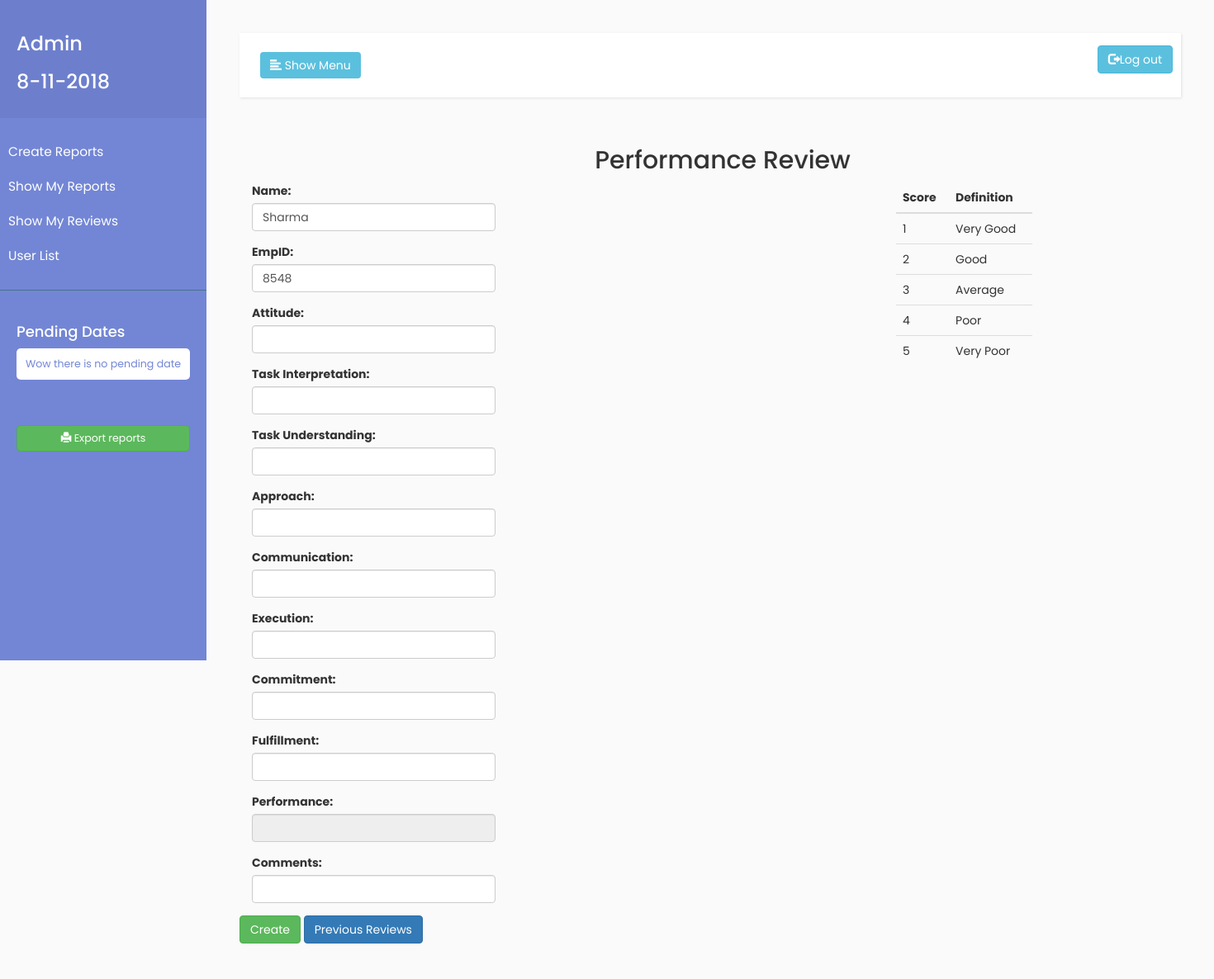
The app's page /review/8548 (signed in) with its own data.
### report/models.py (models this page shows, shortened)
class CustomUser(AbstractUser):
    objects         = CustomUserManager()
    id              = models.AutoField(primary_key=True)
    primary_project = models.CharField(max_length=250)
    Empid           = models.IntegerField()
    EmpName         = models.CharField(max_length=250)
    date_join       = models.DateField(blank=True, null=True)
    primary_process = models.CharField(max_length=250)
    processwillInclude = models.CharField(blank=True, max_length=250)
    Designation = models.CharField(blank=True, max_length=250, null=True)

### report/views.py (the view)
# urls.py: url(r'^review/(?P<eid>\d+)$', views.review, name='review'),
def review(request,eid):
    if request.user.is_authenticated:
        result_set = get_object_or_404(CustomUser, Empid=eid)
        if request.method =="POST":
            form = ReviewForm(request.POST)
            request.POST = request.POST.copy()
            if form.is_valid():
                form.save()
                return redirect('userlist')
            else:
                print("invalid")
        else:
            form = ReviewForm()
        return render(request, 'review/review.html',{'form':form,'data':result_set})

### report/forms.py
class ReviewForm(forms.ModelForm):
    class Meta:
        model = Review
        fields=('Name', 'EmpID','Attitude','TaskInterpretation','TaskUnderstanding','Approach','Communication','Execution','Commitment','Fulfillment','Performance','Comments')

### report/templates/review/review.html (shortened to what this page needs)
{% extends 'base.html'%}
{% block content %}
  {% if user.is_superuser %}
  <div class="container">
  <h2 align="center">Performance Review</h2>
  <div class="row">
  <div class="col-sm-3 col-md-6 col-lg-8">
      <form method="post" >
	         <div class="form-group row"><div class="col-xs-5"><label for="id_Name">Name:</label> <input type="text" name="Name" class="form-control"  id="id_Name" value="{{data.EmpName}}"></div></div>
	    <div class="form-group row"><div class="col-xs-5"><label for="id_EmpID">EmpID:</label> <input type="number" name="EmpID" class="form-control" id="id_EmpID" value="{{data.Empid}}"></div></div>
	    <div class="form-group row"><div class="col-xs-5"><label for="id_Attitude">Attitude:</label> <input type="number" min="1" max="5"  step="any" name="Attitude" class="form-control" id="id_Attitude"></div></div>
	    <div class="form-group row"><div class="col-xs-5"><label for="id_TaskInterpretation">Task Interpretation:</label> <input type="number" min="1" max="5" step="any" name="TaskInterpretation" class="form-control" id="id_TaskInterpretation"></div></div>
	    <div class="form-group row"><div class="col-xs-5"><label for="id_TaskUnderstanding">Task Understanding:</label> <input type="number" name="TaskUnderstanding" min="1" max="5" step="any" class="form-control" id="id_TaskUnderstanding"></div></div>
	    <div class="form-group row"><div class="col-xs-5"><label for="id_Approach">Approach:</label> <input type="number" min="1" max="5" step="any" name="Approach" class="form-control" id="id_Approach"></div></div>
	    <div class="form-group row"><div class="col-xs-5"><label for="id_Communication">Communication:</label> <input type="number" min="1" max="5" step="any" name="Communication" class="form-control" id="id_Communication"></div></div>
	    <div class="form-group row"><div class="col-xs-5"><label for="id_Execution">Execution:</label> <input type="number" step="any" min="1" max="5" name="Execution" class="form-control" id="id_Execution"></div></div>
	    <div class="form-group row"><div class="col-xs-5"><label for="id_Commitment">Commitment:</label> <input type="number" step="any" min="1" max="5" name="Commitment" class="form-control" id="id_Commitment"></div></div>
	    <div class="form-group row"><div class="col-xs-5"><label for="id_Fulfillment">Fulfillment:</label> <input type="number" step="any" min="1" max="5" name="Fulfillment" class="form-control" id="id_Fulfillment"></div></div>
	    <div class="form-group row"><div class="col-xs-5"><label for="id_Performance">Performance:</label> <input type="number" step="any" min="1" max="5" name="Performance" class="form-control" id="id_Performance" onfocus="add_number()" readonly="true"></div></div>
	    <div class="form-group row"><div class="col-xs-5"><label for="id_Comments">Comments:</label> <input type="text" name="Comments" class="form-control"  id="id_Comments"></div></div>
	        <div class="form-group row">
         	<button type="submit"  class="btn btn-success">Create</button>
         	<tr><td value ="{{data.EmpName}}" name="{{data.Empid}}" id="myTable"><a href="/reviewlist/{{data.Empid}}" class="btn btn-primary btn-md">Previous Reviews</a></td></tr>
        </div></form>
    </div>
    <div class="col-sm-9 col-md-6 col-lg-2">
    	<table class="table">
	    <thead>
	      <tr>
	        <th>Score</th>
	        <th>Definition</th>
	      </tr>
	    </thead>
	    <tbody>
	      <tr><td>1</td><td>Very Good</td></tr>
	      <tr><td>2</td><td>Good</td></tr>
	      <tr><td>3</td><td>Average</td></tr>
	      <tr><td>4</td><td>Poor</td></tr>
	      <tr><td>5</td><td>Very Poor</td></tr></tbody></table>
    </div></div></div>
  {% elif user.is_active %}
    <h1>You are customer user</h1>
    {% else %}
<p> you are not superuser login as supper user to create users</p>
<p><a href="{% url 'login' %}">Log In </a></p>
{% endif %}
{%endblock%}

### templates/base.html (shortened to what this page needs)
{% load static %}
<!DOCTYPE html>
<html>
    <head>
        <link href="{% static 'css/bootstrap.min.css' %}" rel="stylesheet" type= "image/gif" size = "16x16">
        <link rel="stylesheet" href="https://maxcdn.bootstrapcdn.com/bootstrap/3.3.7/css/bootstrap.min.css">
        <link href="{% static 'css/style2.css' %}" rel="stylesheet">
        <link rel="stylesheet" href="https://cdnjs.cloudflare.com/ajax/libs/malihu-custom-scrollbar-plugin/3.1.5/jquery.mCustomScrollbar.min.css">
    </head>
    <body>
        <div class="wrapper">
            <nav id="sidebar">
                <div class="sidebar-header">
                    <h3>{{ user.username|title }}</h3>
					<h3 id="today_date"></h3>
                </div>
                <ul class="list-unstyled components">
                	<li>
                       <a href="/reports">Create Reports</a>
                    </li>
                    <li>
                       <a href="/reportlist">Show My Reports</a>
                    </li>
                    <li>
                       <a href="/reviewlist">Show My Reviews</a>
                    </li>
                    {% if user.is_superuser %}
                    <li>
                        <a href="/userlist">User List</a>
                    </li>
                    {% endif %}
                </ul>
                <ul class="list-unstyled CTAs">
                	{% if 'userlist' not in request.path%}
                		{%if 'signup' not in request.path%}
                		 {%if 'editreports' not in request.path%}
                		 {%if 'export' not in request.path%}
		                	<h4>Pending Dates</h4>
		                    {%for date in dates%}
		                    <li><a class="download">{{date.weekday}}</a></li>
		                    {% empty %}
		                     <li><a class="download">Wow there is no pending date</a></li>
		                    {%endfor%}
		                 {% endif %}
		                 {% endif %}
		                {% endif %}
                    {% endif %}
                </ul>
                <ul class="list-unstyled CTAs">
                	{% if user.is_superuser %}
                    <a href="{% url 'export_users_xls' %}" class="btn btn-success btn-md">
			          <span class="glyphicon glyphicon-print"></span> Export reports
			        </a>
                    {% endif %}
                </ul>
            </nav>
            <div id="content">
                <nav class="navbar navbar-default">
                    <div class="container-fluid">
                        <div class="navbar-header">
                            <button type="button" id="sidebarCollapse" class="btn btn-info navbar-btn">
                                <i class="glyphicon glyphicon-align-left"></i>
                                <span>Show Menu</span>
                            </button>
                        </div>
						<div class="navbar-header navbar-right">
                            <ul class="nav navbar-nav navbar-right">
                                <a href="/logout" class="btn btn-info btn-md">
						        <span class="glyphicon glyphicon-log-out"></span>Log out</a>
                            </ul>
                        </div>
                    </div>
                </nav>
				{% block content %}
		    	{% endblock %}
            </div>
        </div>
    </body>
</html>

### static/css/style2.css (style rules this page uses)
body { font-family: 'Poppins', sans-serif; background: #fafafa; }
a, a:hover, a:focus { color: inherit; text-decoration: none; transition: all 0.3s; }
.navbar { padding: 15px 10px; background: #fff; border: none; border-radius: 0; margin-bottom: 40px; box-shadow: 1px 1px 3px rgba(0, 0, 0, 0.1); }
.navbar-btn { box-shadow: none; outline: none !important; border: none; }
#sidebar { width: 250px; position: fixed; top: 0; left: 0; height: 100vh; z-index: 999; background: #7386D5; color: #fff; transition: all 0.3s; }
#sidebar .sidebar-header { padding: 20px; background: #6d7fcc; }
#sidebar ul.components { padding: 20px 0; border-bottom: 1px solid #47748b; }
#sidebar ul li a { padding: 10px; font-size: 1.1em; display: block; }
ul.CTAs { padding: 20px; }
ul.CTAs a { text-align: center; font-size: 0.9em !important; display: block; border-radius: 5px; margin-bottom: 5px; }
a.download { background: #fff; color: #7386D5; }
#content { width: calc(100% - 250px); padding: 40px; min-height: 100vh; transition: all 0.3s; position: absolute; top: 0; right: 0; }

### records on screen
CustomUser: username "Admin"
CustomUser: Name "Sharma", EmpID "8548"
